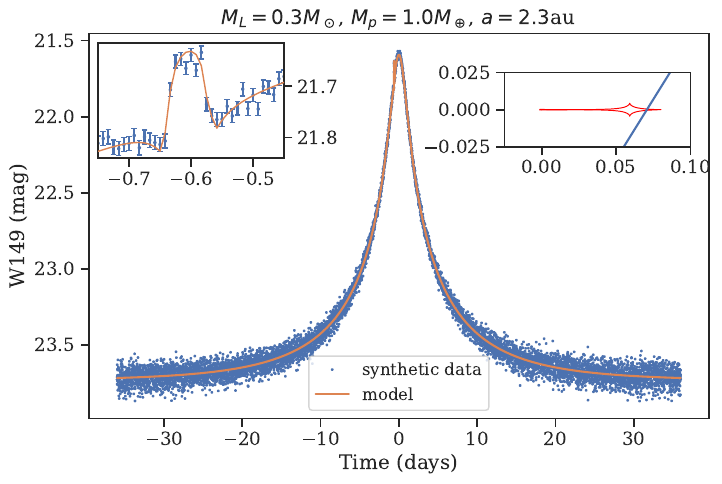

The Python source for this figure:
import pandas as pd
import numpy as np
import matplotlib.pyplot as plt
import seaborn as sns
sns.set_theme(font="serif", style="ticks", font_scale=1.2)
from microjax.inverse_ray.lightcurve import mag_binary
import jax.numpy as jnp
import jax
jax.config.update("jax_enable_x64", True)
from scipy.interpolate import interp1d

"""
2L1Sp ID: 100 W149s: 24.744 q : 7.352e-05 s : 0.961 al: 4.156 rho:1.836e-03 
ts: 0.715 t0: 296.6540 tE: 16.235 u0: 0.060 Ml: 0.300 Mp: 7.343 a:  2.232 fs1: 3.95e-01

2L1Sp ID:  47 W149s: 20.73 q : 8.45e-06 s : 1.028 ts: 0.55 tE: 7.09 rho: 3.22e-03 
Ml: 1.33e-01 Mp: 3.74e-01 a: 1.13e+00 u0: 3.0e-02 al: 4.331 fs1: 7.39e-01 t0: 1406.7452 

2L1Sp ID:  95 W149s: 25.09 q : 7.28e-05 s : 0.947 ts: 0.98 tE: 25.52 rho: 1.60e-03 
Ml: 9.00e-02 Mp: 2.18e+00 a: 1.85e+00 u0: -6.3e-02 al: 2.340 fs1: 1.04e-01 t0: 516.7182 
"""
mage_table = pd.read_csv("example/data/WFIRST/full_magnitude_error.csv")
mage_func = interp1d(mage_table.mag, mage_table.err, bounds_error=False, fill_value="extrapolate")

u0 = 0.06
q = 7.352e-05 / 7.343 
s = 1.03
#s = 0.961 * 1.2
rho = 1.836e-3
t0 = 0.0
tE = 16.235
alpha = 4.156
W149s = 24.744
#fs0 = 0.8
fs0 = 0.395
mag0 = 25.0
Fs = 10**(-0.4 * (W149s - mag0))
Fb = Fs*(1.0 - fs0)/fs0
params=jnp.array([t0, u0, jnp.log10(tE), 
                  jnp.log10(q), jnp.log10(s), 
                  alpha, jnp.log10(rho)])
print(params)
print("Fs: %.3e, Fb: %.3e"%(Fs, Fb))

t = jnp.arange(-36.0, 36.0, 12/60.0/24.0)
tau = (t - t0)/tE
y1 = tau*jnp.cos(alpha) - u0*jnp.sin(alpha) 
y2 = tau*jnp.sin(alpha) + u0*jnp.cos(alpha)
w_points = jnp.array(y1 + 1j * y2, dtype=complex)

magns = mag_binary(w_points, rho, s=s, q=q, r_resolution=1000, th_resolution=1000)
Flux_model  = Fs * magns + Fb
W149_model  = -2.5 * jnp.log10(Flux_model) + mag0
W149e_model = mage_func(W149_model)
key = jax.random.PRNGKey(0)
Fluxe_obs = (jnp.log(10) / 2.5) * Flux_model * W149e_model
Flux_obs = Flux_model + jax.random.normal(key, shape=Flux_model.shape) * Fluxe_obs
W149_obs = -2.5 * jnp.log10(Flux_obs) + mag0
W149e_obs = W149e_model

mock_data = pd.DataFrame({"t": t,
                          "Flux_obs": Flux_obs,
                          "Flux_err": Fluxe_obs,
                          "W149_obs": W149_obs,
                          "W149e_obs": W149e_obs,
                          "Flux_model": Flux_model,
                          "W149_model": W149_model,
                          "Magnification_model": magns,})
mock_data.to_csv("example/synthetic_roman/mock_data.csv", index=False)

from mpl_toolkits.axes_grid1.inset_locator import inset_axes
fig, ax = plt.subplots(figsize=(8, 5))
ax.plot(t, W149_obs, ".", ms=2, label="synthetic data")
ax.plot(t, W149_model, "-", label="model")
ylim = ax.get_ylim()
ax.set_ylim(ylim[1], ylim[0])
ax.legend(loc="lower center", fontsize=12)
ax.set_title(r"$M_L=0.3M_\odot$, $M_p=1.0M_\oplus$, $a=2.3$au")

from mpl_toolkits.axes_grid1.inset_locator import inset_axes, mark_inset
axins = inset_axes(ax, width="30%", height="30%", loc='upper left')
xmin, xmax = -0.75, -0.45
axins.set_xlim(xmin, xmax)
ymin = W149_obs[(t > xmin)&(t < xmax)].min()
ymax = W149_obs[(t > xmin)&(t < xmax)].max()
axins.errorbar(t, W149_obs, yerr=W149e_obs, fmt=".", capsize=2, markersize=3, label="Observed")
axins.plot(t, W149_model, "-", lw=1, zorder=10)
axins.set_ylim(ymax + 0.1*(ymax - ymin), ymin - 0.1*(ymax-ymin))
axins.set_xlim(xmin, xmax)
axins.yaxis.tick_right()
axins.yaxis.set_label_position("right")
#mark_inset(ax, axins, loc1=2, loc2=4, fc="none", ec="0.5")

axins2 = inset_axes(ax, width="30%", height="30%", loc="upper right", borderpad=1)
from microjax.point_source import critical_and_caustic_curves
import matplotlib as mpl
crit, cau = critical_and_caustic_curves(nlenses=2, npts=1000, s=s, q=q)
for cc in cau:
    axins2.plot(cc.real, cc.imag, color='red', lw=0.7)
axins2.set_aspect(1)
axins2.plot(w_points.real, w_points.imag, color="b")
axins2.set(xlim=(-0.025, 0.1), ylim=(-0.025, 0.025))

ax.set_xlabel("Time (days)")
ax.set_ylabel("W149 (mag)")
#ax.legend(loc="upper left")
#plt.plot(t, Flux_obs, ".", label="Model")
#plt.plot(t, Flux_model, "k-", label="Observed")
#plt.xlim(-0, 3)
plt.savefig("example/synthetic_roman/0_gen_lc.pdf", bbox_inches='tight')
plt.close()


if(0):
    plt.plot(t, magns, ".")
    plt.xlim(-0, 3)
    #plt.savefig("example/synthetic_roman/0_gen_lc.pdf")
    plt.show()


if(0):
    plt.figure(figsize=(8,5))
    plt.plot(mage_table.mag, mage_table.err, ".")
    plt.yscale("log")
    plt.xlabel("W149 (mag)")
    plt.ylabel("mag error")
    plt.show()